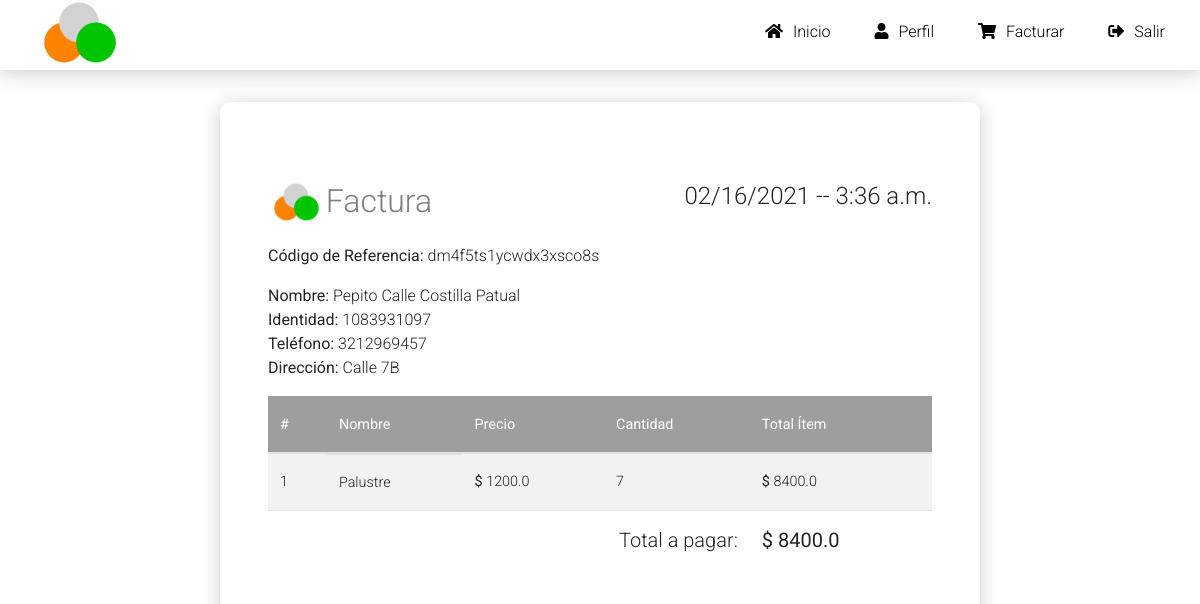
Page /order-detail/3/ (signed in) on the committed database.
### product/models.py (models this page shows, shortened)
class Order(models.Model):
    ref_code = models.CharField(max_length=20, blank=True, null=True)
    user = models.ForeignKey(User, on_delete=models.CASCADE)
    items = models.ManyToManyField(Item)
    global_price = models.FloatField(default=0)
    start_date = models.DateTimeField(auto_now_add=True)
    class Meta:
        ordering = ['-start_date']

class Item(models.Model):
    name = models.CharField(max_length=50, verbose_name='Nombre')
    user = models.ForeignKey(User, on_delete=models.CASCADE, blank=True, null=True)
    price = models.FloatField(verbose_name='Precio')
    quantity = models.IntegerField(verbose_name='Cantidad')
    ordered = models.BooleanField(default=False)
    created = models.DateTimeField(auto_now_add=True)
    class Meta:
        verbose_name = "Producto"
        ordering = ['created']
    def get_total_item_price(self):
        return self.quantity * self.price

### registration/models.py (models this page shows, shortened)
class Profile(models.Model):
    user = models.OneToOneField(User, on_delete=models.CASCADE)
    name = models.CharField(max_length=50)
    lastname = models.CharField(max_length=50)
    phone = models.CharField(max_length=15, default='')
    identity = models.CharField(max_length=15, default='')
    address = models.CharField(max_length=50, null=True, blank=True)
    avatar = models.ImageField(upload_to=custom_upload_to, null=True, blank=True)
    class Meta:
        ordering = ['user__username']

### product/views.py (the view)
# urls.py: path("order-detail/<int:pk>/", OrderDetailView.as_view(), name="orderdetail"),
class OrderDetailView(DetailView):
    def get(self, *args, **kwargs):
        order = Order.objects.filter(user = self.request.user, pk=self.kwargs['pk'])
        profile_user = Profile.objects.get(user = self.request.user)
        context = {}
        if order.exists():
            context = {
                'order':order[0],
                'user':profile_user
            }
            return render(self.request, 'product/order_detail.html', context)
        else:
            return render(self.request, 'product/order_detail.html')

### product/templates/product/order_detail.html (shortened to what this page needs)
{% extends 'core/base.html' %}
{% block section %}
    <section class="page-section cta my-4">
        <div class="container">
          <div class="row">
            <div class="col-xl-8 mx-auto invoice">
                <div class="row my-3">
                    {% load static %}
                    <div class="col-1"><img src="{% static 'core/img/logo.png' %}" height="40px"/></div>
                    <div class="col-3"><h2>Factura</h2></div>
                    <div class="col">
                        <h4 class="section-heading" style="text-align:right;">
                            <span class="section-heading-upper">{{order.start_date|date:"SHORT_DATE_FORMAT"}} --  {{order.start_date|date:"TIME_FORMAT"}}</span>
                        </h4>
                    </div>
                </div>
                <div class="cta-innerv rounded">
                    <p class="mb-3">
                        <b>Código de Referencia:</b> {{ order.ref_code }}
                    </p>
                    <p class="mb-0">
                        <b>Nombre:</b> {{user.name}} {{user.lastname}}
                    </p>
                    <p class="mb-0">
                        <b>Identidad:</b> {{user.identity}}
                    </p>
                    <p class="mb-0">
                        <b>Teléfono:</b> {{user.phone}}
                    </p>
                    <p class="mb-3">
                        <b>Dirección:</b> {{user.address}}
                    </p>
                    <p class="mb-0 mbt">
                        <table class="table table-striped table-hover">
                            <thead>
                                <tr class="grey text-white">
                                    <th scope="col">#</th>
                                    <th scope="col">Nombre</th>
                                    <th scope="col">Precio</th>
                                    <th scope="col">Cantidad</th>
                                    <th scope="col">Total Ítem</th>
                                </tr>
                            </thead>
                            <tbody>
                            {% for item in order.items.all %}
                                <tr>
                                    <td>{{forloop.counter}}</td>
                                    <td class="d-flex justify-content-start">{{item.name}}</td>
                                    <td><b>$ </b>{{item.price}}</td>
                                    <td>{{item.quantity}}</td>
                                    <td><b>$ </b>{{item.get_total_item_price}}</td>
                                </tr>
                            {% endfor %}
                                <tr>
                                    <td colspan="4">
                                        <span class="section-heading-under" style="text-align: right;"><h5>Total a pagar: </h5></span>
                                    </td>
                                    <td><h5><b>$ {{order.global_price}}</b></h5></td>
                                </tr>
                            </tbody>
                        </table>
                    </p>
              </div>
            </div>
        </div>
    </section>
{% endblock %}

### core/static/core/css/style.css (style rules this page uses)
* { margin: 0; padding: 0; box-sizing: border-box; }
body { background-color: #fff; }
section { clear: both; }
h2 { color: gray; }
.invoice { border-radius: 10px; box-shadow: 0px 3px 20px #ccc; padding: 4em 3em; }

### rows in the picture
Order: start_date "02/16/2021", start_date "3:36 a.m.", ref_code "dm4f5ts1ycwdx3xsco8s", global_price "8400.0"
Profile: name "Pepito Calle", lastname "Costilla Patual", identity "1083931097", phone "3212969457", address "Calle 7B"
Item: name "Palustre", price "1200.0", quantity "7", get_total_item_price "8400.0"
